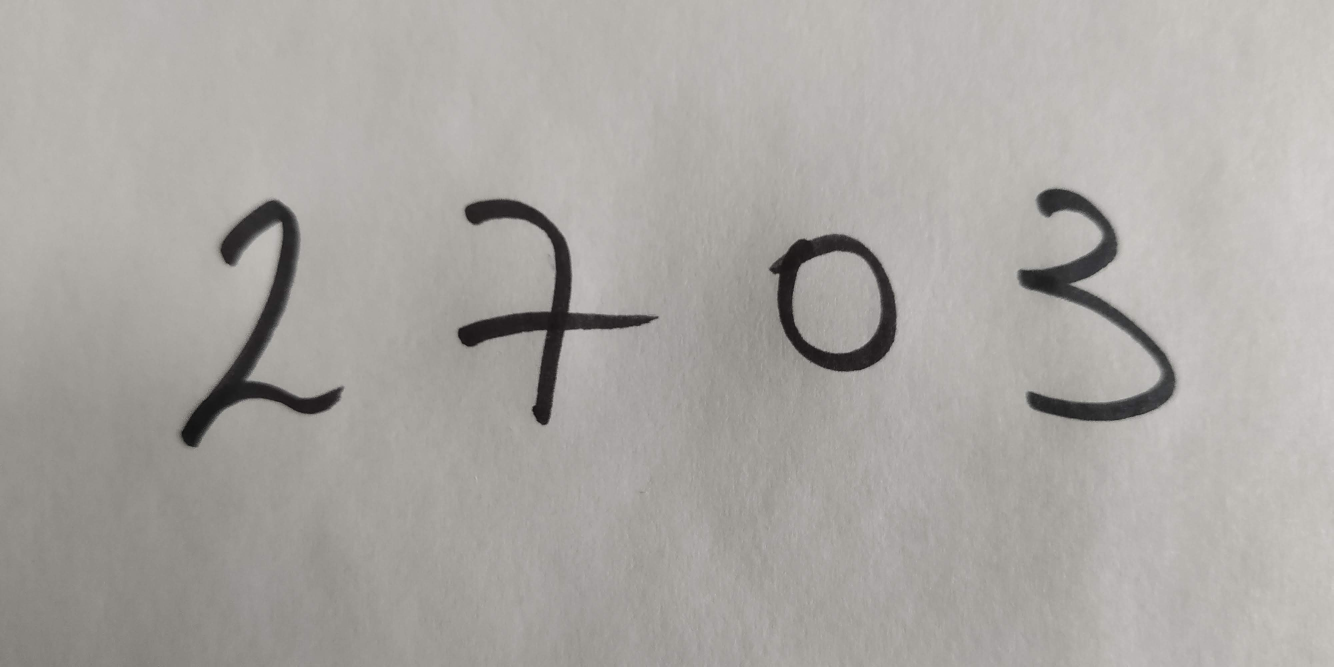
#> input picture alessio.jpg, 4000 x 2000 px (shown at 1/3 size)
$ jupyter execute --allow-errors handwriting.ipynb
#> lines starting #> are read from the running program, lines starting #| are printed output that depends on the picture; after the words box and inside, x2 and y2 are one past the last pixel; in counts of white or black regions, pixels touching at a corner belong together
[cell 1]
import cv2
import numpy as np
import matplotlib.pyplot as plt

[cell 2]
# import image to be used
pic = cv2.imread('alessio.jpg')
#> pic is the input picture: shape (2000, 4000, 3); mean B, G, R 162.8, 166.6, 169.8
grey_img = cv2.cvtColor(pic, cv2.COLOR_BGR2GRAY)
grey_img = cv2.resize(grey_img,(800,800))
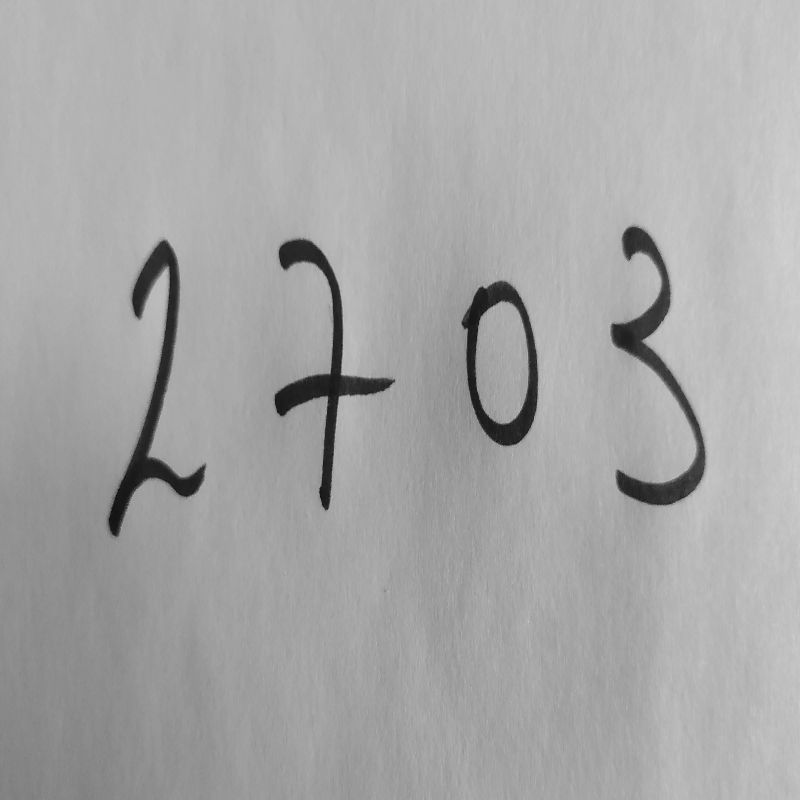
#> grey_img: shape (800, 800); min 12, max 211, mean 166.9
plt.figure(figsize = (8,6))
plt.imshow(grey_img)

[cell 3]
# crop picture to show just where the numbers are
#crop = pic[1500:2100,300:2300]
#grey_img = cv2.cvtColor(crop, cv2.COLOR_BGR2GRAY)
grey_img = cv2.cvtColor(pic, cv2.COLOR_BGR2GRAY)
#cv2.imshow('crop', crop)
#cv2.waitKey(0)
#cv2.destroyAllWindows()

# transform picture into required format of white writing and black background
ret, threshold = cv2.threshold(grey_img, 90, 255, cv2.THRESH_BINARY_INV)
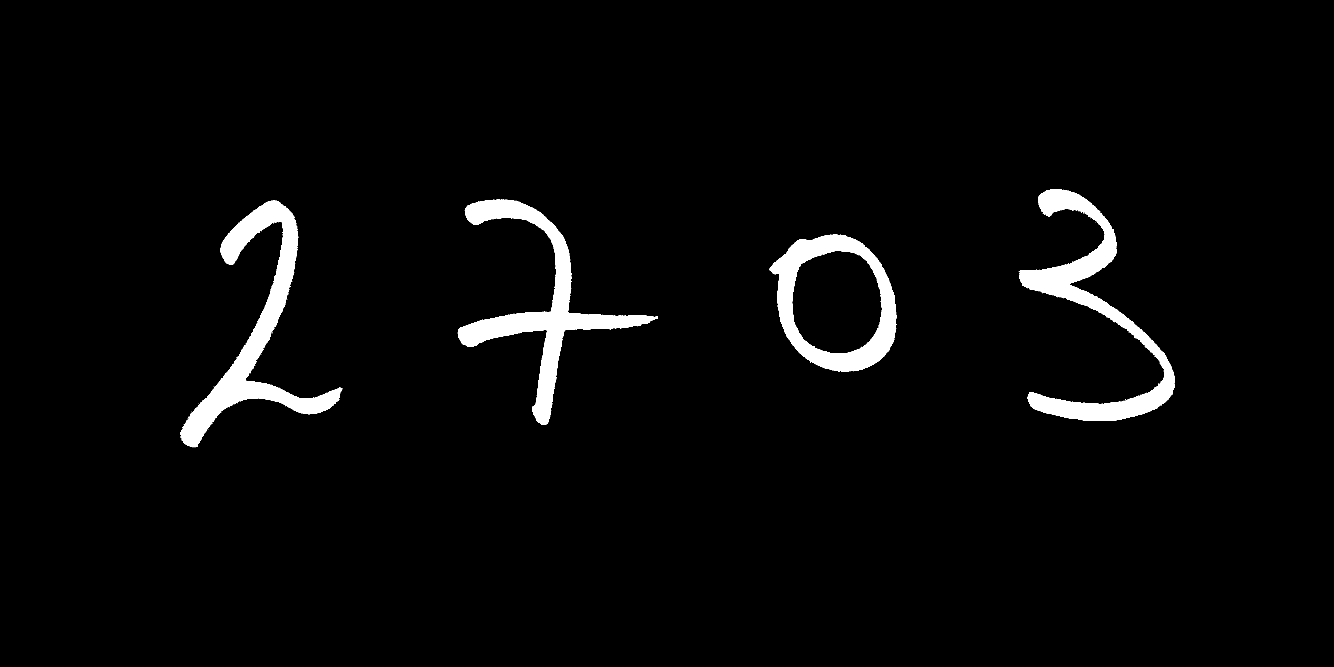
#> threshold: shape (2000, 4000) (shown at 1/3 size); 3.2% white; 48 white regions (44 under 20 px), largest, box (x1, y1, x2, y2) and area: (540, 600, 1027, 1342) 71325, (3058, 567, 3525, 1263) 67885, (1373, 597, 1974, 1275) 67286, (2308, 703, 2690, 1115) 51305
#cv2.imshow('threshold', threshold)
#cv2.waitKey(0)
#cv2.destroyAllWindows()

[cell 4]
# use opening to method to get rid of white dots (erosion) and then increasing whiteness in the numbers (dilation)
kernel = np.ones((3,3), np.uint8)
opening = cv2.morphologyEx(threshold, cv2.MORPH_OPEN, kernel)
#> opening: shape (2000, 4000); 3.2% white; 4 white regions, box (x1, y1, x2, y2) and area: (541, 601, 1026, 1341) 70727, (3058, 568, 3525, 1262) 67537, (1374, 598, 1974, 1275) 67132, (2309, 703, 2689, 1115) 51178

# and then dilation again to increase white thickness in the numbers
dilate = cv2.dilate(opening,kernel, iterations=15)
#> dilate: shape (2000, 4000); 5.8% white; 4 white regions, box (x1, y1, x2, y2) and area: (3043, 553, 3540, 1277) 127295, (526, 586, 1041, 1356) 125047, (1359, 583, 1989, 1290) 118651, (2294, 688, 2704, 1130) 92582
#cv2.imshow('dilate', dilate)
#cv2.waitKey(0)
#cv2.destroyAllWindows()

# repeat same procedure to get rid of more noise
opening2 = cv2.morphologyEx(dilate, cv2.MORPH_OPEN, kernel)
dilate2 = cv2.dilate(opening2,kernel, iterations=15)
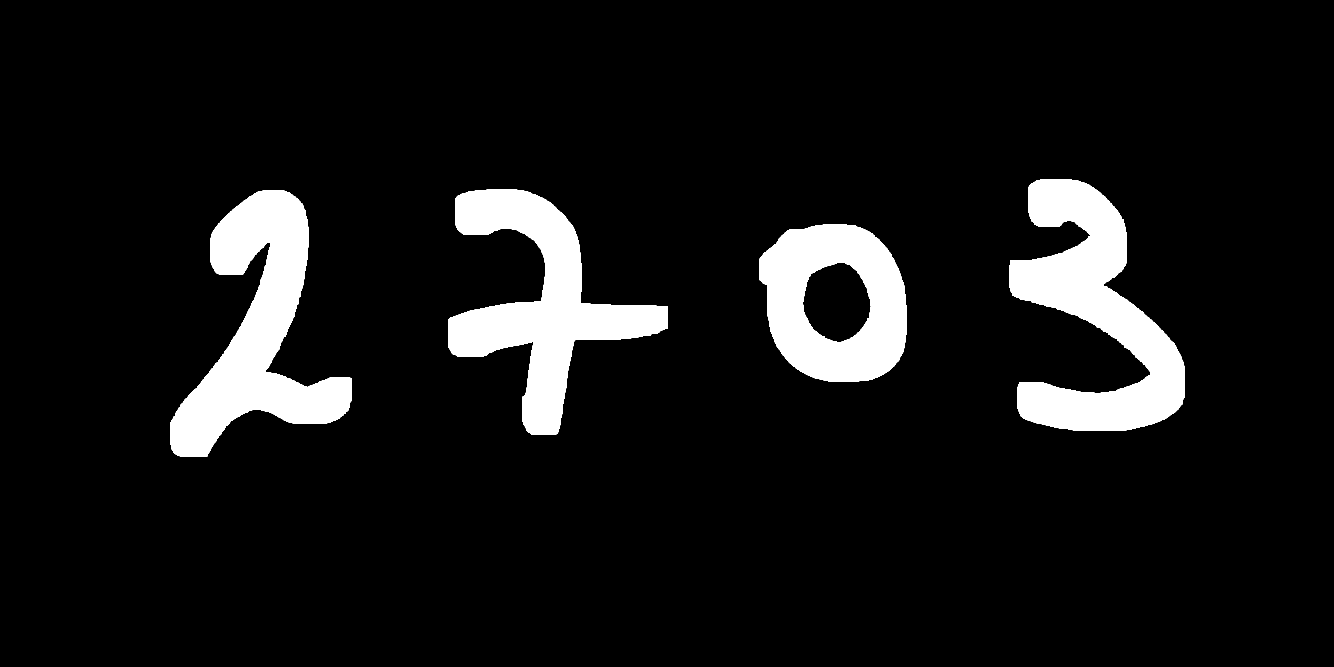
#> dilate2: shape (2000, 4000) (shown at 1/3 size); 8.4% white; 4 white regions

# find the contours
contours, heirachy = cv2.findContours(dilate2,cv2.RETR_EXTERNAL,cv2.CHAIN_APPROX_NONE)
#> contours = 4 contours; box (x1, y1, x2, y2) and area: (3028, 538, 3555, 1292) 185325, (511, 571, 1056, 1371) 178329, (1344, 568, 2004, 1305) 169512, (2279, 673, 2719, 1145) 169311

#check length of contours to see how much noise has been removed
print(len(contours))
#| 4

# draw the contours
#image = crop.copy()
image = pic.copy()
cv2.drawContours(image, contours,-1, (0,255,0),2)
plt.imshow(image)
#cv2.imshow('contours', image)
#cv2.waitKey(0)
#cv2.destroyAllWindows()

[cell 5]
#function to sort contours in decending order
def sort_contours(cnts, method="left-to-right"):
    # initialize the reverse flag and sort index
#> called with method = 'left-to-right'
    reverse = False
    i = 0

    # handle if we need to sort in reverse
    if method == "right-to-left" or method == "bottom-to-top":
        reverse = True

    # handle if we are sorting against the y-coordinate rather than
    # the x-coordinate of the bounding box
    if method == "top-to-bottom" or method == "bottom-to-top":
        i = 1

    # construct the list of bounding boxes and sort them from top to
    # bottom
    boundingBoxes = [cv2.boundingRect(c) for c in cnts]
#> boundingBoxes = [(2279, 673, 440, 472), (511, 571, 545, 800), (1344, 568, 660, 737), (3028, 538, 527, 754)]
    (cnts, boundingBoxes) = zip(*sorted(zip(cnts, boundingBoxes),
                                        key=lambda b: b[1][i], reverse=reverse))
#> cnts has the same summary as contours outside sort_contours; boundingBoxes = ((511, 571, 545, 800), (1344, 568, 660, 737), (2279, 673, 440, 472), (3028, 538, 527, 754))
    # return the list of sorted contours and bounding boxes
    return (cnts, boundingBoxes)

# calling the function
cnts, bboxs = sort_contours(contours)
#> cnts has the same summary as contours; bboxs has the same summary as boundingBoxes in sort_contours
print(len(cnts))
#| 4

[cell 6]
# create lists for x,y w and h
xss = []
yss = []
wss = []
hss = []
for i in cnts:
    (xs, ys, ws, hs) = cv2.boundingRect(i)
    if (ws >= 0) and (hs >= 100):
        xss.append(xs)
        yss.append(ys)
        wss.append(ws)
        hss.append(hs)
        i+=1
#> this loop made 4 passes
#> after the loop, hss = [800, 737, 472, 754]; wss = [545, 660, 440, 527]; xss = [511, 1344, 2279, 3028]; yss = [571, 568, 673, 538]

[cell 7]
# crop picture to get each number separately
ind_numbers = []
#cropped = crop.copy()
cropped = pic.copy()
for x,y,w,h in zip(xss,yss,wss,hss):
    one = cropped[y:y+h, x:x+w]
    ind_numbers.append(one)
#> this loop made 4 passes
#> pass 1, `one = cropped[y:y+h, x:x+w]`:
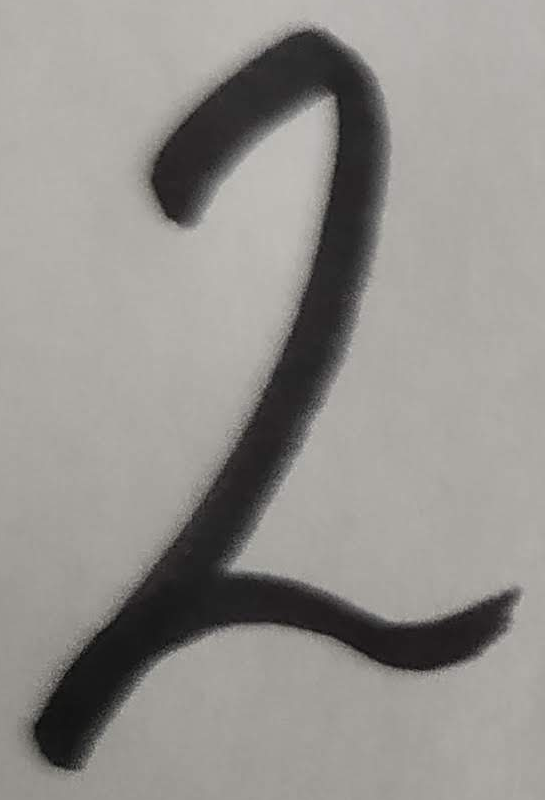
#> one: shape (800, 545, 3); mean B, G, R 141.1, 145, 147.8
#> pass 2, `one = cropped[y:y+h, x:x+w]`:
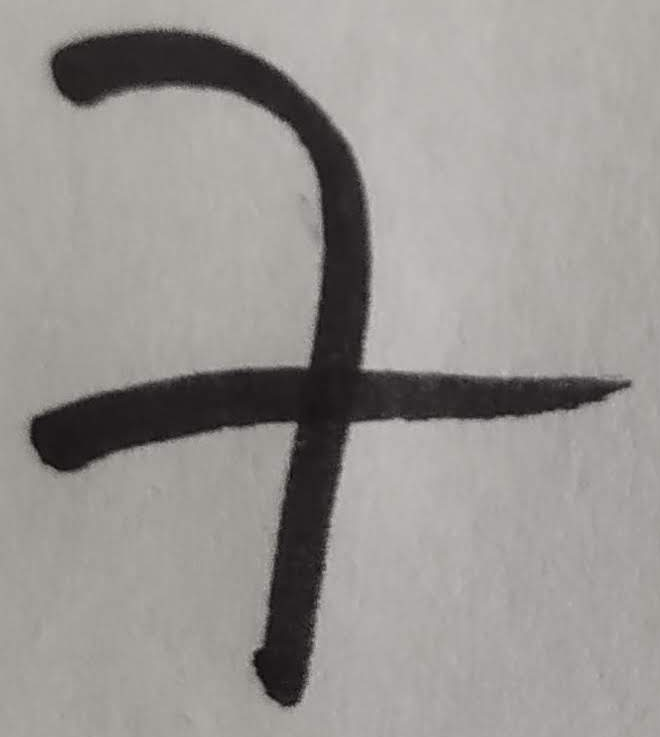
#> one: shape (737, 660, 3); mean B, G, R 146.2, 148.9, 152.4
#> pass 3, `one = cropped[y:y+h, x:x+w]`:
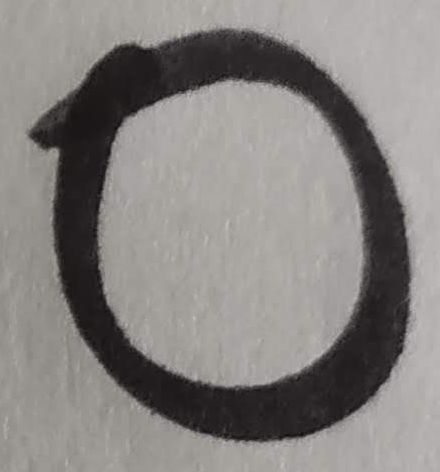
#> one: shape (472, 440, 3); mean B, G, R 128.9, 131.2, 134.8
#> after the loop, ind_numbers = 4 items

[cell 8]
# function to preprocess the images
def preproc(img):
    #convert pics to greyscale
    gray_img = cv2.cvtColor(img, cv2.COLOR_BGR2GRAY)

    #resize
    gray_img = cv2.resize(gray_img,(28,28))

    #change colour using otsu
    ret, otsu = cv2.threshold(gray_img, 0, 255, cv2.THRESH_BINARY_INV +cv2.THRESH_OTSU)
    #return plt.imshow(otsu, cmap = 'gray')
    return otsu

[cell 9]
#preprocess the images
numbers = []
for i in ind_numbers:
    clean = preproc(i)
    numbers.append(clean)
#> this loop made 4 passes
#> ret in preproc on passes 1 to 4: 105, 97, 101, 114
#> pass 1, in preproc, `ret, otsu = cv2.threshold(gray_img, 0, 255, cv2.THRESH_BINARY_INV +cv2..`:
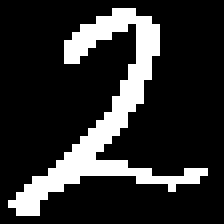
#> otsu: shape (28, 28) (shown 8 times larger); 18.1% white in thin lines or dots, all inside (x1, y1, x2, y2) = (1, 1, 26, 27)
#> after the loop, numbers = 4 items

[cell 10]
plt.imshow(numbers[1])#, cmap = 'gray')
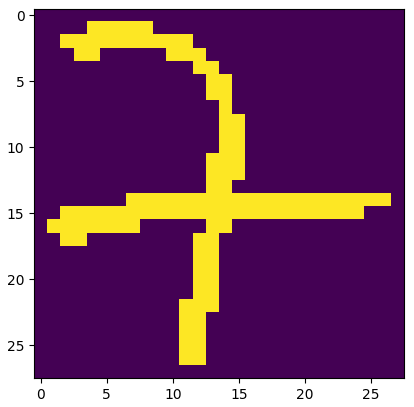
#> figure drawn by matplotlib, 1 panel

[cell 11]
#saving alessio images
cv2.imwrite('nums_al/two.png',numbers[0])
cv2.imwrite('nums_al/seven.png',numbers[1])
cv2.imwrite('nums_al/zero.png',numbers[2])
cv2.imwrite('nums_al/three.png',numbers[3])
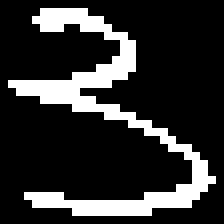
#> saved as three.png: shape (28, 28) (shown 8 times larger); 18.9% white in thin lines or dots, all inside (x1, y1, x2, y2) = (1, 1, 27, 27)
#> Out = True
